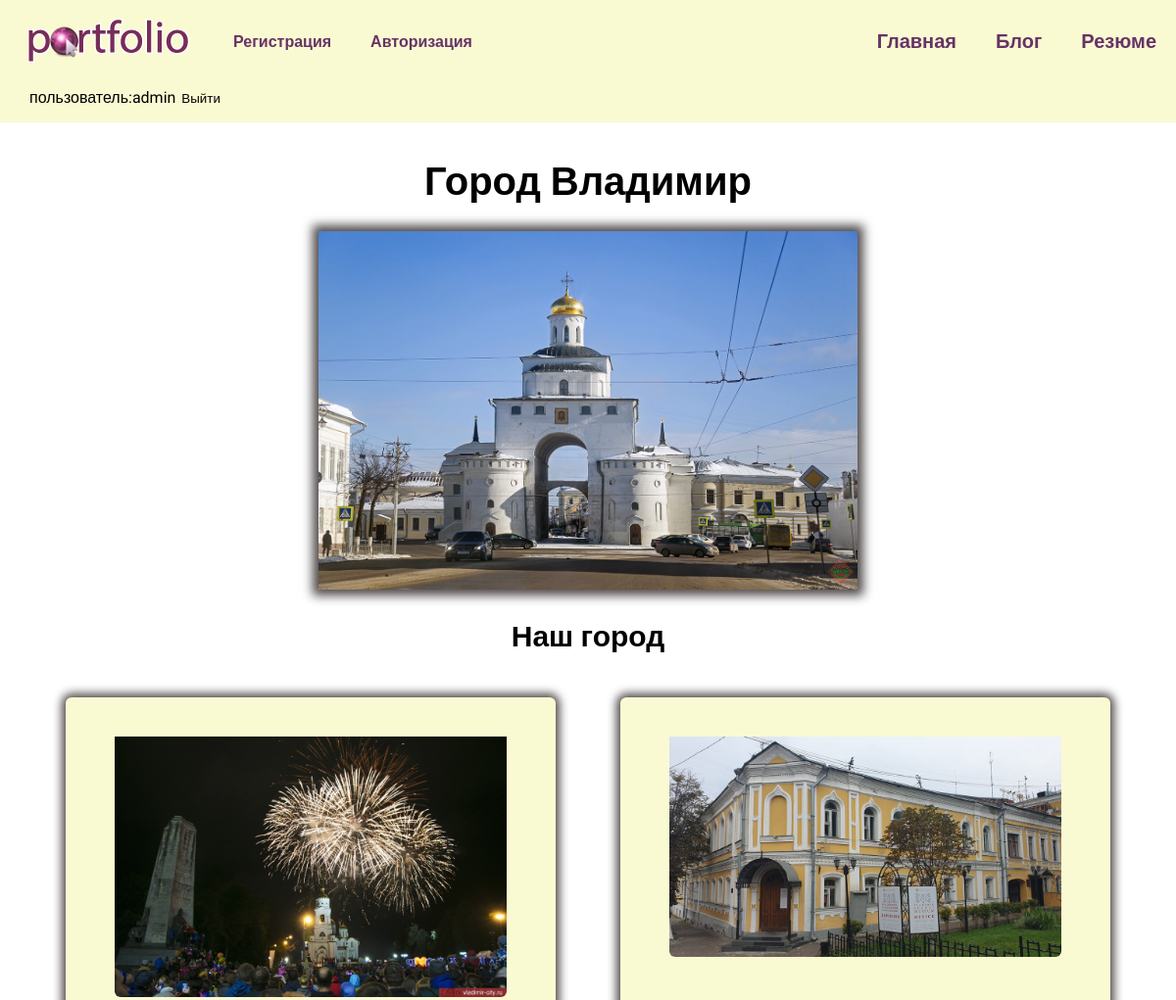
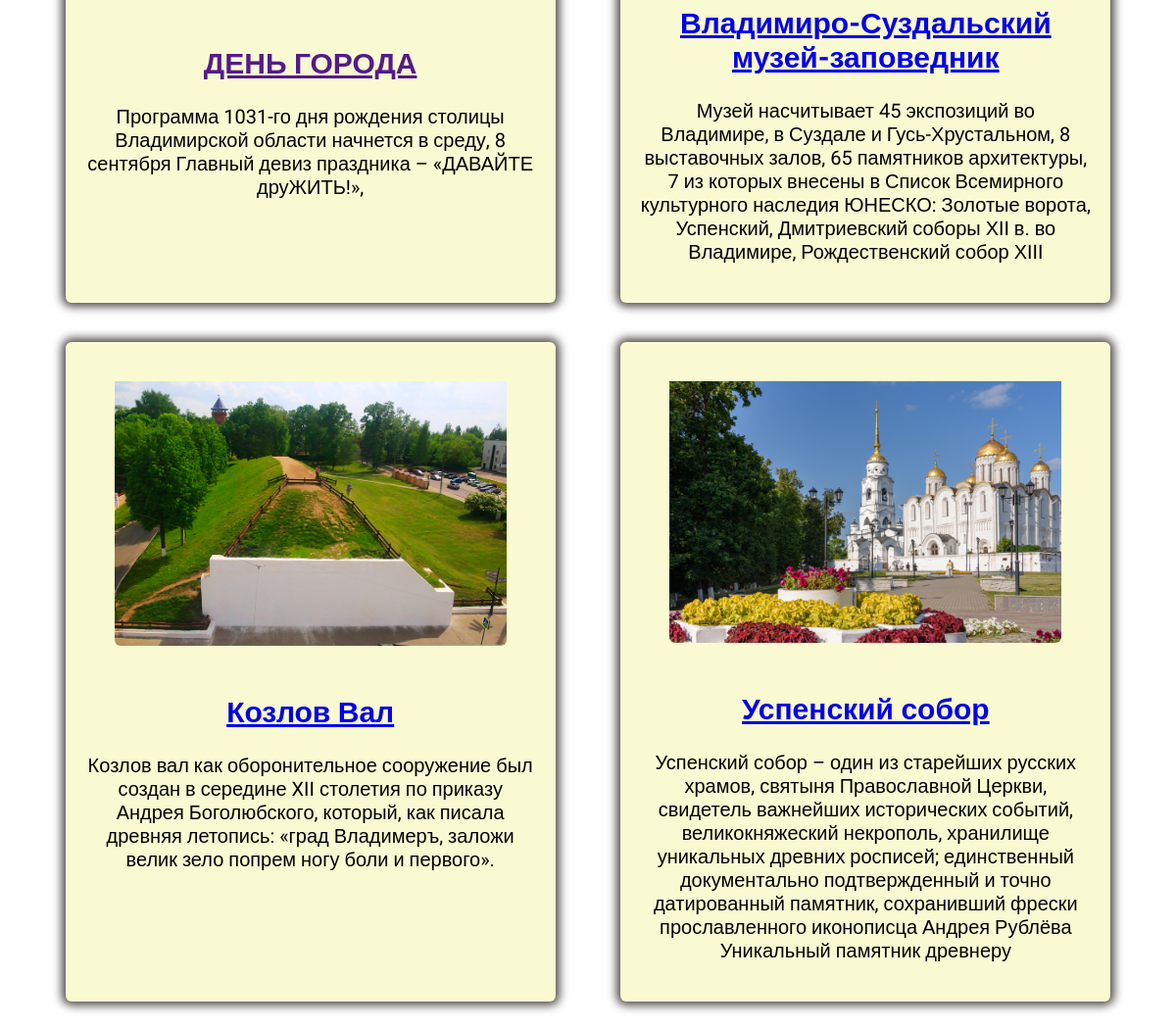
The app's page / (signed in) with its own data (2 pictures, top to bottom).
### CityVladimir/models.py (models this page shows, shortened)
class MyCity(models.Model):
    title = models.CharField(max_length=100)
    description = models.CharField(max_length=350)
    image = models.ImageField(upload_to='cityVladimir/images/')
    url = models.URLField(blank=True)

### CityVladimir/views.py (the view)
# urls.py: path('', views.index, name='index'),
def index(request):
    city = MyCity.objects.all()
    return render(request, 'CityVladimir/index.html', {'city': city})

### CityVladimir/templates/CityVladimir/index.html
{% extends 'CityVladimir/base.html' %}
{% load static %}
{% block content %}
<h1>Город Владимир</h1>
<div class="himg">
    <img src="{% static 'images/7029.jpg' %}">
</div>
<h2>Наш город</h2>
<div class="block">
    {% for p in city %}
    <div class="element">
        <div class="img"><img src="{{p.image.url}}" alt=""></div>
        <div class="text">
            <h2><a href="{{p.url}}" target="_blank">{{p.title}}</a></h2>
            <p>{{p.description}}</p>
        </div>
    </div>
    {% endfor %}
</div>
{% endblock %}

### CityVladimir/templates/CityVladimir/base.html (shortened to what this page needs)
<!DOCTYPE html>
{% load static %}
<html lang="en">
<head>
    <link rel="stylesheet" href="{% static 'css/style.css' %}">
</head>
<div class="menu">
    <div class="wrap">
        <div class="logo">
            <a href="{% url 'index'%}"><img src="{% static 'images/logo.png'%}" alt=""></a>
            <li><a href="{% url 'create_user' %}">Регистрация</a></li>
            <li><a href="{% url 'loginuser' %}">Авторизация</a></li>
        </div>
        <ul>
            <li><a href="{% url 'index' %}">Главная</a></li>
            <li><a href="{% url 'blog:bl' %}">Блог</a></li>
            <li><a href="{% static 'image/resume.pdf'%}" target="_blank">Резюме</a></li>
        </ul>
    </div>
    <div class="user">
        {% if user.is_authenticated %}
        <p>пользователь:{{user.username}}</p>
        <form action="{% url 'logoutuser' %}" method="post">
            <button class="but"> Выйти</button>
        </form>
        {% endif %}
    </div>
</div>
<body>
    <div class="content">
        <div class="wrap">
            {% block content %}
            {% endblock %}
        </div>
    </div>
</body>
</html>

### CityVladimir/static/css/style.css (style rules this page uses)
body { background-color: #ffffff; font-family: 'Roboto', sans-serif; padding: 0; margin: 0; }
.wrap { max-width: 1350px; margin: 0 auto; padding: 10px 20px 0 20px; box-sizing: border-box; }
.user { max-width: 1350px; margin: 0 auto; padding-left: 30px; margin-top: 0px; box-sizing: border-box; display: flex; align-items: center; }
.logo { display: flex; justify-content: center; align-items: center; }
.logo li { list-style: none; }
.block { display: flex; flex-wrap: wrap; justify-content: space-evenly; margin-bottom: 60px; }
.element { background-color: lightgoldenrodyellow; margin: 20px; box-shadow: 0 0 10px 4px rgb(80, 74, 74); border-radius: 6px; }
.text { width: 500px; padding: 20px; box-sizing: border-box; text-align: center; }
.block img { max-width: 360px; }
.content .wrap { text-align: center; font-size: 20px; }
.img img { padding-top: 40px; border-radius: 6px; max-width: 400px; box-sizing: border-box; }
.himg img { max-width: 550px; box-shadow: 0 0 10px 6px rgb(80, 74, 74); }
.menu { margin: 0 auto; background-color: lightgoldenrodyellow; position: sticky; top: 0; }
.menu .wrap { display: flex; justify-content: space-between; flex-wrap: wrap; align-items: center; }
.menu a { text-decoration: none; font-weight: bold; color: #663366; }
.menu ul { list-style: none; display: flex; font-size: 20px; }
.menu li { margin-left: 40px; }
.user .but { border: none; background-color: transparent; cursor: pointer; }

### records on screen
MyCity: image (picture), title "ДЕНЬ ГОРОДА", description "Программа 1031-го дня рождения столицы Владимирской области начнется в среду, 8 сентября Главный девиз праздника – «ДАВАЙТЕ друЖИТЬ!»,"
MyCity: image (picture), title "Владимиро-Суздальский музей-заповедник", description "Музей насчитывает 45 экспозиций во Владимире, в Суздале и Гусь-Хрустальном, 8 выставочных залов, 65 памятников архитектуры, 7 из которых внесены в Список Всемирного культурного наследия ЮНЕСКО: Золотые ворота, Успенский, Дмитриевский соборы ХII в. во Владимире, Рождественский собор ХIII"
MyCity: image (picture), title "Козлов Вал", description "Козлов вал как оборонительное сооружение был создан в середине XII столетия по приказу Андрея Боголюбского, который, как писала древняя летопись: «град Владимеръ, заложи велик зело попрем ногу боли и первого»."
MyCity: image (picture), title "Успенский собор", description "Успенский собор – один из старейших русских храмов, святыня Православной Церкви, свидетель важнейших исторических событий, великокняжеский некрополь, хранилище уникальных древних росписей; единственный документально подтвержденный и точно датированный памятник, сохранивший фрески прославленного иконописца Андрея Рублёва Уникальный памятник древнеру"

### other values on screen
{{ user.username }} "admin"
